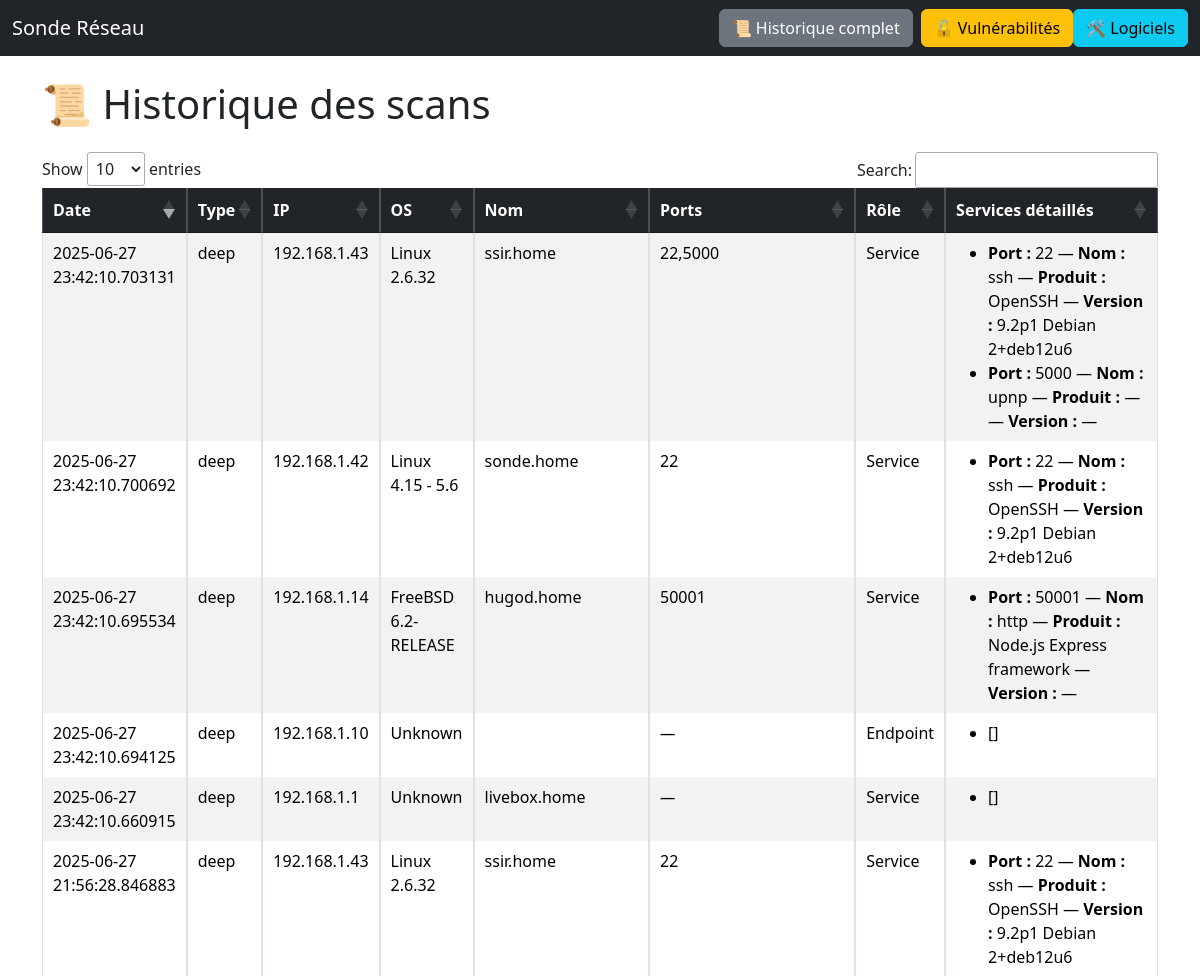
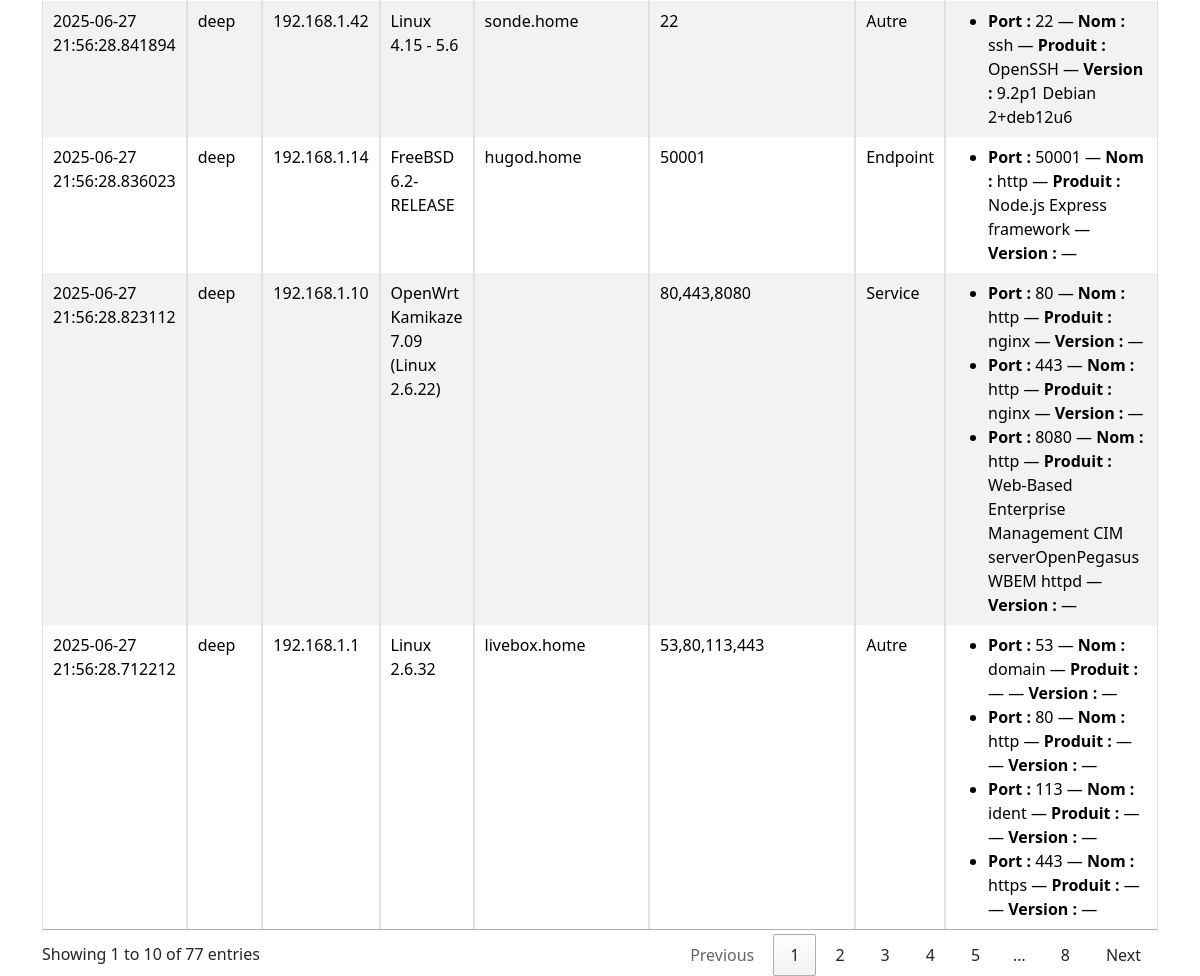
Page /historique on the committed database (2 pictures, top to bottom).
### BD/db.py (models this page shows)
class Scan(Base):
    __tablename__ = "scans"
    id        = Column(Integer, primary_key=True)
    timestamp = Column(DateTime, default=datetime.utcnow, nullable=False)
    scan_type = Column(String)
    ip        = Column(String)
    os        = Column(String)
    hostname  = Column(String)
    netbios   = Column(String)
    ports     = Column(String)
    role      = Column(String)
    device_type = Column(String)
    services  = Column(Text)
    cves      = Column(Text)
    services_rel = relationship(
        "Service", back_populates="scan",
        cascade="all, delete-orphan",
    )

class Service(Base):
    __tablename__ = "services"
    id      = Column(Integer, primary_key=True)
    scan_id = Column(Integer, ForeignKey("scans.id"), nullable=False)
    port    = Column(Integer)
    name    = Column(String)
    product = Column(String)
    version = Column(String)
    cves    = Column(String)
    scan      = relationship("Scan", back_populates="services_rel")
    cve_assoc = relationship(
        "ServiceCVE", back_populates="service",
        cascade="all, delete-orphan",
    )

### app.py (the view)
@app.route("/historique")
def historique():
    session = Session()
    entries = (
        session.query(Scan)
               .options(joinedload(Scan.services_rel))
               .order_by(Scan.timestamp.desc())
               .all()
    )
    session.close()
    return render_template("historique.html", entries=entries)

### templates/historique.html (shortened to what this page needs)
<!DOCTYPE html>
<html lang="fr">
<head>
  <link href="https://cdn.jsdelivr.net/npm/bootstrap@5.3.3/dist/css/bootstrap.min.css" rel="stylesheet">
  <link href="https://cdn.datatables.net/1.13.6/css/jquery.dataTables.min.css" rel="stylesheet">
</head>
<body>
  <nav class="navbar navbar-expand-lg navbar-dark bg-dark">
    <div class="container-fluid">
      <a class="navbar-brand" href="{{ url_for('index') }}">Sonde Réseau</a>
      <div class="d-flex">
        <a href="{{ url_for('historique') }}" class="btn btn-secondary me-2">📜 Historique complet</a>
        <a href="{{ url_for('vulns') }}" class="btn btn-warning">🔓 Vulnérabilités</a>
        <a href="{{ url_for('software') }}" class="btn btn-info">🛠️ Logiciels</a>
      </div>
    </div>
  </nav>
  <div class="container mt-4">
    <h1 class="mb-4">📜 Historique des scans</h1>
    <table id="historiqueTable" class="table table-bordered table-striped">
      <thead class="table-dark">
        <tr>
          <th>Date</th>
          <th>Type</th>
          <th>IP</th>
          <th>OS</th>
          <th>Nom</th>
          <th>Ports</th>
          <th>Rôle</th>
          <th>Services détaillés</th>
        </tr>
      </thead>
      <tbody>
        {% for scan in entries %}
        <tr>
          <td>{{ scan.timestamp }}</td>
          <td>{{ scan.scan_type }}</td>
          <td>{{ scan.ip }}</td>
          <td>{{ scan.os }}</td>
          <td>{{ scan.hostname or "" }}</td>
          <td>
            {% if scan.ports %}
              {{ scan.ports }}
            {% else %}
              <em>—</em>
            {% endif %}
          </td>
          <td>
            {% if scan.role %}
              {{ scan.role }}
            {% else %}
              <em>—</em>
            {% endif %}
          </td>
          <td>
            {% if scan.services_rel %}
              <ul class="mb-0">
                {% for svc in scan.services_rel %}
                <li>
                  <strong>Port :</strong> {{ svc.port or "—" }} —
                  <strong>Nom :</strong> {{ svc.name or "—" }} —
                  <strong>Produit :</strong> {{ svc.product or "—" }} —
                  <strong>Version :</strong> {{ svc.version or "—" }}
                </li>
                {% endfor %}
              </ul>
            {% elif scan.services %}
              <ul class="mb-0">
                {% for line in scan.services.split('\n') %}
                  {% if line.strip() %}
                    <li>{{ line }}</li>
                  {% endif %}
                {% endfor %}
              </ul>
            {% else %}
              <em>—</em>
            {% endif %}
          </td>
        </tr>
        {% endfor %}
      </tbody>
    </table>
  </div>
</body>
</html>

### rows in the picture
Scan: timestamp "2025-06-27 23:42:10.703131", scan_type "deep", ip "192.168.1.43", os "Linux 2.6.32", hostname "ssir.home", ports "22,5000", role "Service"
Service: port "22", name "ssh", product "OpenSSH", version "9.2p1 Debian 2+deb12u6"
Service: port "5000", name "upnp", product "—", version "—"
Scan: timestamp "2025-06-27 23:42:10.700692", scan_type "deep", ip "192.168.1.42", os "Linux 4.15 - 5.6", hostname "sonde.home", ports "22", role "Service"
Service: port "22", name "ssh", product "OpenSSH", version "9.2p1 Debian 2+deb12u6"
Scan: timestamp "2025-06-27 23:42:10.695534", scan_type "deep", ip "192.168.1.14", os "FreeBSD 6.2-RELEASE", hostname "hugod.home", ports "50001", role "Service"
Service: port "50001", name "http", product "Node.js Express framework", version "—"
Scan: timestamp "2025-06-27 23:42:10.694125", scan_type "deep", ip "192.168.1.10", os "Unknown", role "Endpoint", services "[]"
Scan: timestamp "2025-06-27 23:42:10.660915", scan_type "deep", ip "192.168.1.1", os "Unknown", hostname "livebox.home", role "Service", services "[]"
Scan: timestamp "2025-06-27 21:56:28.846883", scan_type "deep", ip "192.168.1.43", os "Linux 2.6.32", hostname "ssir.home", ports "22", role "Service"
Service: port "22", name "ssh", product "OpenSSH", version "9.2p1 Debian 2+deb12u6"
Scan: timestamp "2025-06-27 21:56:28.841894", scan_type "deep", ip "192.168.1.42", os "Linux 4.15 - 5.6", hostname "sonde.home", ports "22", role "Autre"
Service: port "22", name "ssh", product "OpenSSH", version "9.2p1 Debian 2+deb12u6"
Scan: timestamp "2025-06-27 21:56:28.836023", scan_type "deep", ip "192.168.1.14", os "FreeBSD 6.2-RELEASE", hostname "hugod.home", ports "50001", role "Endpoint"
Service: port "50001", name "http", product "Node.js Express framework", version "—"
Scan: timestamp "2025-06-27 21:56:28.823112", scan_type "deep", ip "192.168.1.10", os "OpenWrt Kamikaze 7.09 (Linux 2.6.22)", ports "80,443,8080", role "Service"
Service: port "80", name "http", product "nginx", version "—"
Service: port "443", name "http", product "nginx", version "—"
Service: port "8080", name "http", product "Web-Based Enterprise Management CIM serverOpenPegasus WBEM httpd", version "—"
Scan: timestamp "2025-06-27 21:56:28.712212", scan_type "deep", ip "192.168.1.1", os "Linux 2.6.32", hostname "livebox.home", ports "53,80,113,443", role "Autre"
Service: port "53", name "domain", product "—", version "—"
Service: port "80", name "http", product "—", version "—"
Service: port "113", name "ident", product "—", version "—"
Service: port "443", name "https", product "—", version "—"
